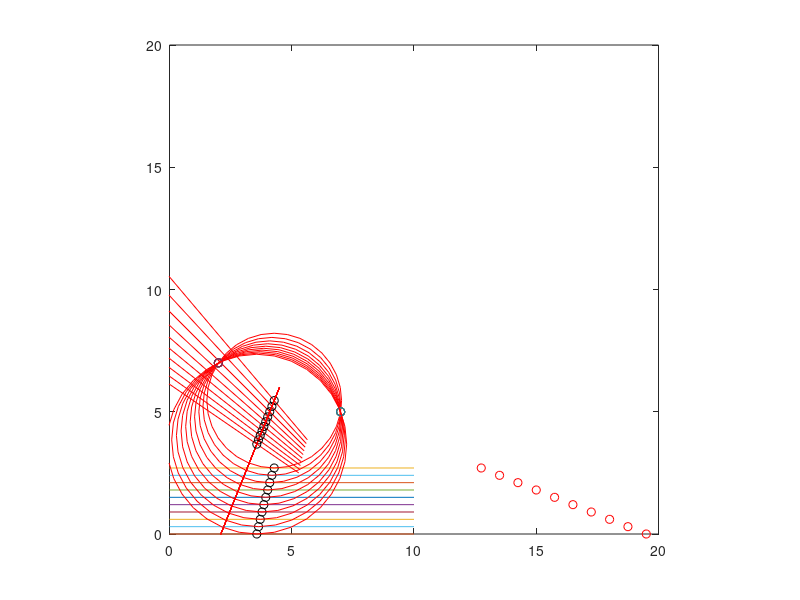
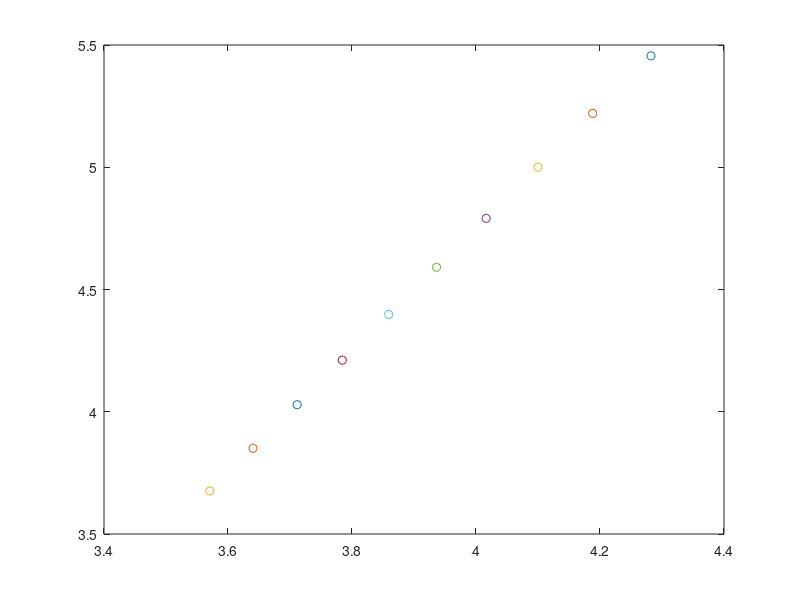

The MATLAB source for these figures, in order:
% @file breakPoint2.m
% @author Can Erdogan
% @date 2015-08-20
% @brief Given two points and a horizontal line, computes the circle that
% the two points are on. Simpler than breakPoint1.

function [] = breakPoint2 ()

    A = [2,7];
    B = [7,5];
    
    C = [0,3];
    D = [10,3];
    for i = 1 : 10
        C2 = [C(1), C(2) - i * 0.3];
        D2 = [D(1), D(2) - i * 0.3];
        P = breakPoint(A,B,C2,D2)
        figure(2);
        plot(P(1), P(2), 'o'); hold on;
        P2 = test(A,B,C2(2))
        assert(norm(P-P2) < 1e-4);
    end
    
end

function returnVal = test (C, D, y0) 

    x1 = C(1); y1 = C(2); x2 = D(1); y2 = D(2);
    m2 = (y2 - y1) / (x2 - x1); m = (-1/m2);
    d = norm(C-D)/2;
    k = (y2 + y1) / 2.0 - y0;
    
    a = 1 / (m * m);
    b = - 2 * (1 + 1 / (m * m)) * k;
    c = k * k * ( 1 + 1 / (m * m) ) + d * d;
    b * b - 4 * a * c;
    delta = (-b - sqrt(b * b - 4 * a * c)) / (2 * a);
    assert(delta > 0);
    
    yn = y0 + delta;
    xn = ((x1 + x2) / 2) - 1 / m * (k - delta);
    returnVal = [xn,yn];
end

function returnVal = breakPoint (C, D, A, B) 


    figure(1);
    plot(C(1), C(2), 'o'); hold on;
    plot(D(1), D(2), 'o'); hold on;
    plot([A(1); B(1)], [A(2); B(2)], '-'); hold on;
    axis equal
    axis([0 20 0 20]); hold on;

    % Find intersection of CD and AB lines
    m1 = (B(2) - A(2)) / (B(1) - A(1));
    b1 = A(2) - m1 * A(1);
    m2 = (D(2) - C(2)) / (D(1) - C(1));
    b2 = C(2) - m2 * C(1);
    x = (b2 - b1) / (m1 - m2);
    y = m1 * x + b1;
    plot(x,y,'ro'); hold on;
    F = [x,y];

    % Find J
    d = sqrt(norm(C-F) * norm(D-F));
    dir = (A - B) / norm(A-B);
    J = F + dir * d;
    plot(J(1), J(2),'ko'); hold on;

    % Find the two bijectors of the triangle (C,D,J)
    b = (C+D)/2;
    bperp = (C - D) / norm(C-D);
    bdir = [-bperp(2), bperp(1)];
    b2 = b + bdir * 100;
    plot([b(1); b2(1)], [b(2); b2(2)], 'r-'); hold on;
    c = (J+D)/2;
    cperp = (D - J) / norm(D-J);
    cdir = [-cperp(2), cperp(1)];
    c2 = c + cdir * 100;
    plot([c(1); c2(1)], [c(2); c2(2)], 'r-'); hold on;

    % Find their intersection: center of the circle
    m1 = (b2(2) - b(2)) / (b2(1) - b(1));
    b1 = b(2) - m1 * b(1);
    m2 = (c2(2) - c(2)) / (c2(1) - c(1));
    b2 = c(2) - m2 * c(1);
    x = (b2 - b1) / (m1 - m2);
    y = m1 * x + b1;
    C = [x,y];
    plot(C(1), C(2),'ko'); hold on;

    % Draw the circle
    r = norm(C-D);
    for i = 1 : 32
        a = (2 * pi) * (i / 32.0);
        a2 = (2 * pi) * ((i+1) / 32.0);
        p1 = C + r * [cos(a), sin(a)];
        p2 = C + r * [cos(a2), sin(a2)];
        plot([p1(1);p2(1)],[p1(2);p2(2)],'r-'); hold on;
    end

    axis equal
    axis([0 20 0 20]); hold on;
    clear points

    returnVal = C;
    C;
end
